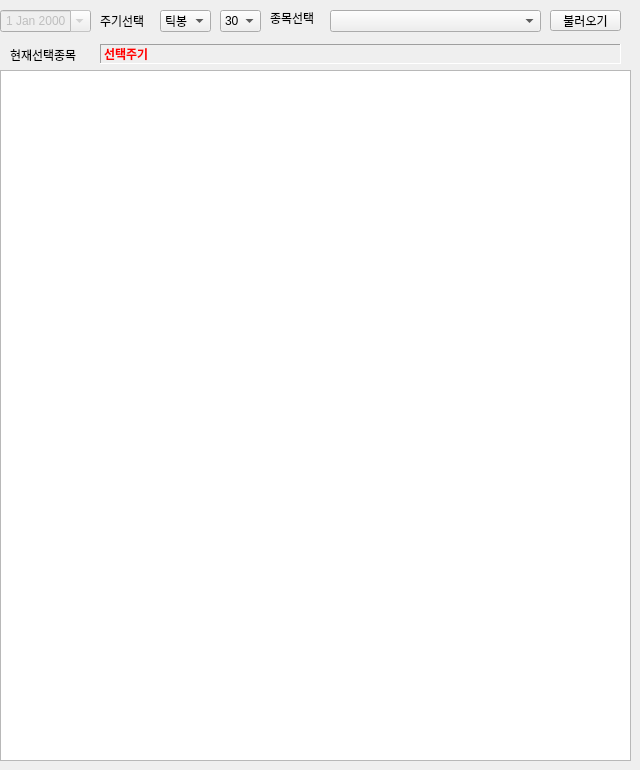
    <widget class="QWidget" name="tab_13">
     <attribute name="title">
      <string>챠트자료</string>
     </attribute>
     <widget class="QLabel" name="label_45">
      <property name="geometry">
       <rect>
        <x>270</x>
        <y>10</y>
        <width>51</width>
        <height>16</height>
       </rect>
      </property>
      <property name="text">
       <string>종목선택</string>
      </property>
     </widget>
     <widget class="QPushButton" name="btnChartLoad">
      <property name="geometry">
       <rect>
        <x>550</x>
        <y>10</y>
        <width>71</width>
        <height>21</height>
       </rect>
      </property>
      <property name="text">
       <string>불러오기</string>
      </property>
     </widget>
     <widget class="QComboBox" name="cbChartCode">
      <property name="geometry">
       <rect>
        <x>330</x>
        <y>10</y>
        <width>211</width>
        <height>22</height>
       </rect>
      </property>
     </widget>
     <widget class="QDateEdit" name="dtChartDate">
      <property name="enabled">
       <bool>false</bool>
      </property>
      <property name="geometry">
       <rect>
        <x>0</x>
        <y>10</y>
        <width>91</width>
        <height>22</height>
       </rect>
      </property>
      <property name="alignment">
       <set>Qt::AlignCenter</set>
      </property>
      <property name="calendarPopup">
       <bool>true</bool>
      </property>
     </widget>
     <widget class="QTableWidget" name="tblChart">
      <property name="geometry">
       <rect>
        <x>0</x>
        <y>70</y>
        <width>631</width>
        <height>691</height>
       </rect>
      </property>
      <property name="sizeAdjustPolicy">
       <enum>QAbstractScrollArea::AdjustToContents</enum>
      </property>
      <property name="editTriggers">
       <set>QAbstractItemView::NoEditTriggers</set>
      </property>
     </widget>
     <widget class="QComboBox" name="cbChartCycle">
      <property name="geometry">
       <rect>
        <x>160</x>
        <y>10</y>
        <width>51</width>
        <height>22</height>
       </rect>
      </property>
      <item>
       <property name="text">
        <string>틱봉</string>
       </property>
      </item>
      <item>
       <property name="text">
        <string>분봉</string>
       </property>
      </item>
      <item>
       <property name="text">
        <string>일봉</string>
       </property>
      </item>
      <item>
       <property name="text">
        <string>주봉</string>
       </property>
      </item>
      <item>
       <property name="text">
        <string>월봉</string>
       </property>
      </item>
     </widget>
     <widget class="QComboBox" name="cbChartTick">
      <property name="geometry">
       <rect>
        <x>220</x>
        <y>10</y>
        <width>41</width>
        <height>22</height>
       </rect>
      </property>
      <item>
       <property name="text">
        <string>30</string>
       </property>
      </item>
     </widget>
     <widget class="QLabel" name="label_46">
      <property name="geometry">
       <rect>
        <x>100</x>
        <y>13</y>
        <width>51</width>
        <height>16</height>
       </rect>
      </property>
      <property name="text">
       <string>주기선택</string>
      </property>
     </widget>
     <widget class="QLabel" name="lblSelected">
      <property name="geometry">
       <rect>
        <x>100</x>
        <y>44</y>
        <width>521</width>
        <height>20</height>
       </rect>
      </property>
      <property name="styleSheet">
       <string notr="true">font-size: 9pt; font-weight: bold; font-family: &quot;나눔고딕&quot; ; color: red;</string>
      </property>
      <property name="frameShape">
       <enum>QFrame::Panel</enum>
      </property>
      <property name="frameShadow">
       <enum>QFrame::Sunken</enum>
      </property>
      <property name="text">
       <string>선택주기</string>
      </property>
     </widget>
     <widget class="QLabel" name="label_49">
      <property name="geometry">
       <rect>
        <x>10</x>
        <y>45</y>
        <width>81</width>
        <height>20</height>
       </rect>
      </property>
      <property name="text">
       <string>현재선택종목</string>
      </property>
     </widget>
    </widget>
